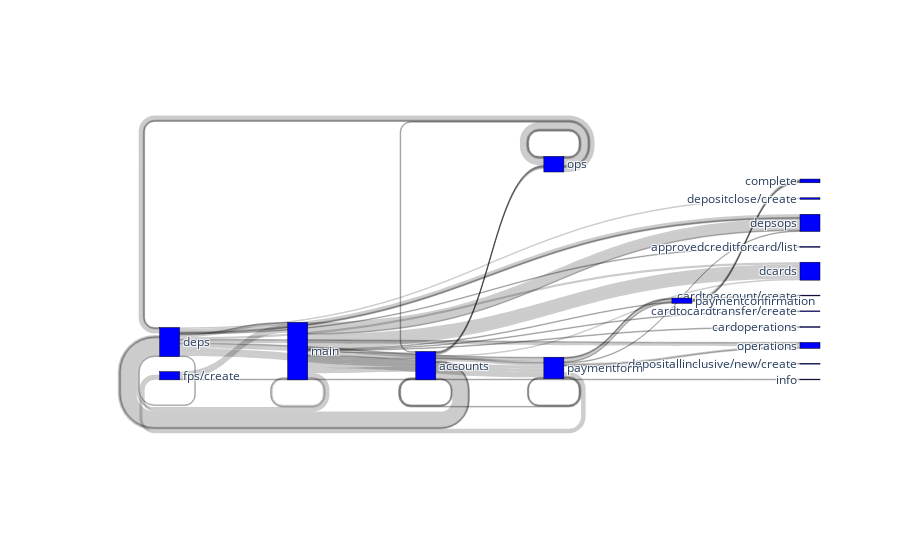

Notebook code cell kept with this figure:
### Code cell
super_function(df, 5, 'Количество переходов с предыдущей страницы на следующую')

### Figure 1 — Plotly figure (JSON) as saved in the notebook; plotly's stock layout.template omitted (floating-point values rounded to 4 significant figures; data arrays with more than 128 entries replaced by an {"elided": "..."} marker saying what was removed)
{"data": [{"link": {"source": {"elided": "148 int values"}, "target": {"elided": "148 int values"}, "value": [2, 1, 4, 4, 3, 1, 1, 6, 2, 1, 1, 2, 1, 2, 1, 1, 1, 4, 2, 1, 1, 1, 1, 1, 1, 4, 1, 1, 1, 1, 3, 3, 2, 2, 5, 4, 1, 1, 3, 1, 2, 1, 1, 4, 1, 5, 4, 1, 1, 5, 2, 3, 6, 6, 3, 15, 1, 2, 1, 2, 4, 1, 7, 1, 1, 3, 2, 6, 13, 1, 1, 1, 1, 1, 1, 1, 4, 2, 13, 2, 1]}, "node": {"color": "blue", "label": ["autopayments/all/select", "deps", "fps/create", "complete", "depositclose/confirmation", "cardtoaccount/create", "info", "cardtocardtransfer/create", "accounts", "news", "depositallinclusive/new/create", "main", "depositclose/create", "paymentconfirmation", "fps/confirmation", "operations", "cardtocardtransfer/confirmation", "purposeloanaddrequest/calculator", "depsops", "depositcommon/create", "cardoperations", "ops", "dcards", "approvedcreditforcard/list", "paymentform"], "line": {"color": "black", "width": 0.5}, "pad": 15, "thickness": 20}, "type": "sankey"}], "layout": {}}
